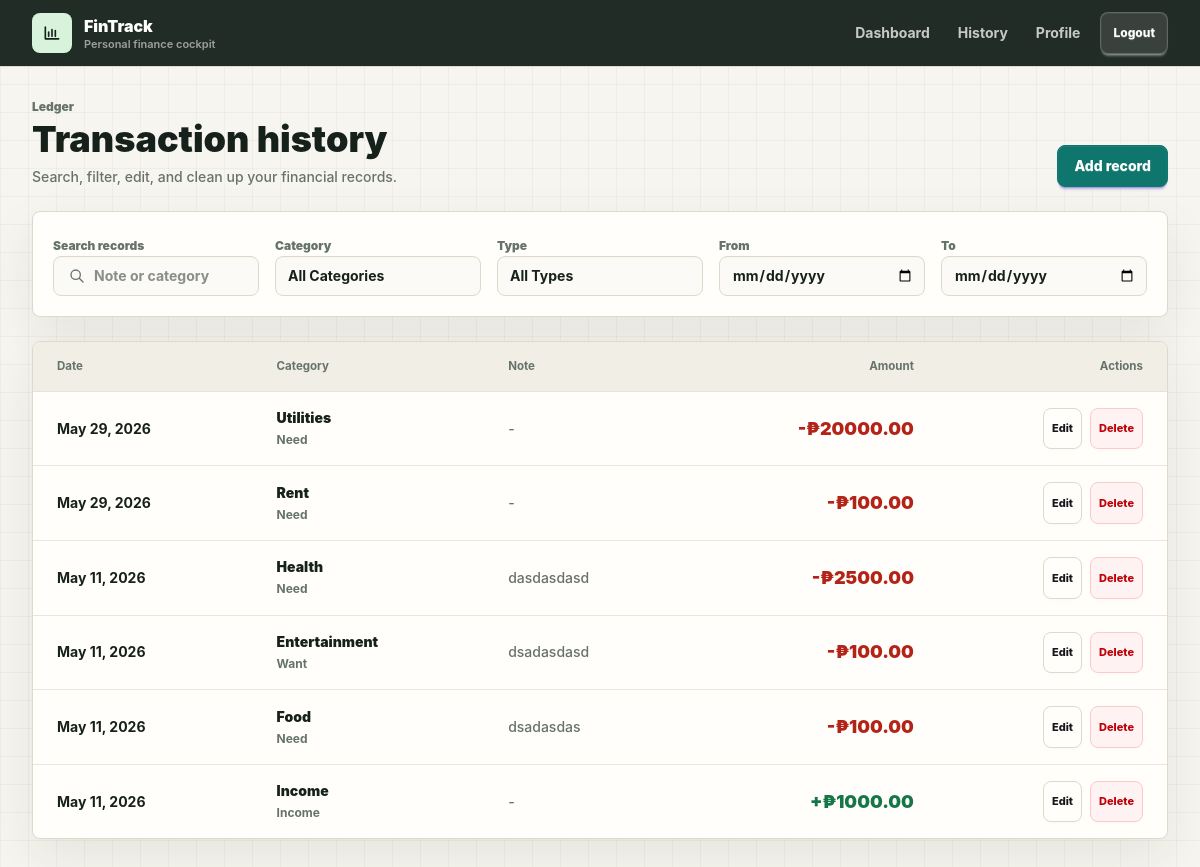
Page /history/ (signed in) on the committed database.
### apps/tracker/models.py (models this page shows, shortened)
class BudgetRecord(models.Model):
    class Type(models.TextChoices):
        INCOME = "INCOME", "Income"
        EXPENSE = "EXPENSE", "Expense"
    user = models.ForeignKey(User, on_delete=models.CASCADE, related_name="records")
    spending_type = models.CharField(max_length=20, choices=Type)
    category = models.ForeignKey(Category, on_delete=models.CASCADE, related_name="records")
    amount = models.DecimalField(max_digits=12, decimal_places=2)
    note = models.TextField(null=True, blank=True)
    date = models.DateField() # Custom date as per F-03
    created_at = models.DateTimeField(auto_now_add=True)
    class Meta:
        ordering = ["-date", "-created_at"]

class Category(models.Model):
    class Classification(models.TextChoices):
        NEED = "NEED", "Need"
        WANT = "WANT", "Want"
        SAVING = "SAVING", "Saving"
        INCOME = "INCOME", "Income"
    name = models.CharField(max_length=100)
    classification = models.CharField(max_length=20, choices=Classification)

### apps/tracker/views.py (the view)
# urls.py: path('history/', views.record_list, name='record_list'),
@login_required
def record_list(request):
    records = BudgetRecord.objects.filter(user=request.user).select_related('category')
    search_query = request.GET.get('search')
    start_date, end_date = request.GET.get('start_date'), request.GET.get('end_date')
    category_id, spending_type = request.GET.get('category'), request.GET.get('type')
    if search_query: records = records.filter(Q(note__icontains=search_query) | Q(category__name__icontains=search_query))
    if start_date: records = records.filter(date__gte=start_date)
    if end_date: records = records.filter(date__lte=end_date)
    if category_id: records = records.filter(category_id=category_id)
    if spending_type: records = records.filter(spending_type=spending_type)
    context = {
        'records': records.order_by('-date', '-created_at'),
        'categories': Category.objects.all(),
        'types': BudgetRecord.Type.choices
    }
    if request.headers.get('HX-Request'): return render(request, 'tracker/partials/record_list_table.html', context)
    return render(request, 'tracker/record_list.html', context)

### apps/tracker/templates/tracker/record_list.html (shortened to what this page needs)
{% extends "base.html" %}
{% block content %}
<div class="mx-auto max-w-7xl space-y-6 pb-12">
    <header class="flex flex-col justify-between gap-4 md:flex-row md:items-end">
        <div>
            <p class="text-xs font-black text-[#66736b]">Ledger</p>
            <h1 class="mt-1 text-4xl font-black text-[#17211b]">Transaction history</h1>
            <p class="mt-2 text-sm font-medium text-[#66736b]">Search, filter, edit, and clean up your financial records.</p>
        </div>
        <button class="btn btn-primary w-full md:w-auto" onclick="add_record_modal.showModal()">Add record</button>
    </header>
    <section class="surface p-5">
        <form hx-get="{% url 'record_list' %}"
              hx-target="#records-table-container"
              hx-trigger="keyup from:#search-input delay:500ms, change from:.filter-input"
              class="grid grid-cols-1 gap-4 md:grid-cols-5">
            <label class="form-control w-full">
                <span class="label-text mb-2 text-xs font-black text-[#66736b]">Search records</span>
                <div class="relative">
                    <input type="text" id="search-input" name="search" placeholder="Note or category" class="input input-bordered w-full pl-10 text-sm font-bold">
                    <svg xmlns="http://www.w3.org/2000/svg" class="absolute left-4 top-1/2 h-4 w-4 -translate-y-1/2 text-[#66736b]" fill="none" viewBox="0 0 24 24" stroke="currentColor">
                        <path stroke-linecap="round" stroke-linejoin="round" stroke-width="2" d="M21 21l-6-6m2-5a7 7 0 11-14 0 7 7 0 0114 0z" />
                    </svg>
                </div>
            </label>
            <label class="form-control w-full">
                <span class="label-text mb-2 text-xs font-black text-[#66736b]">Category</span>
                <select name="category" class="filter-input select select-bordered w-full text-sm font-bold">
                    <option value="">All Categories</option>
                </select>
            </label>
            <label class="form-control w-full">
                <span class="label-text mb-2 text-xs font-black text-[#66736b]">Type</span>
                <select name="type" class="filter-input select select-bordered w-full text-sm font-bold">
                    <option value="">All Types</option>
                </select>
            </label>
            <label class="form-control w-full">
                <span class="label-text mb-2 text-xs font-black text-[#66736b]">From</span>
                <input type="date" name="start_date" class="filter-input input input-bordered w-full text-sm font-bold">
            </label>
            <label class="form-control w-full">
                <span class="label-text mb-2 text-xs font-black text-[#66736b]">To</span>
                <input type="date" name="end_date" class="filter-input input input-bordered w-full text-sm font-bold">
            </label>
        </form>
    </section>
    <section id="records-table-container" class="surface overflow-hidden">
        {% include "tracker/partials/record_list_table.html" %}
    </section>
</div>
{% endblock %}

### apps/tracker/templates/tracker/partials/record_list_table.html
<div class="overflow-x-auto">
    <table class="table w-full">
        <thead>
            <tr>
                <th class="px-6 py-4 text-left">Date</th>
                <th class="px-6 py-4 text-left">Category</th>
                <th class="px-6 py-4 text-left">Note</th>
                <th class="px-6 py-4 text-right">Amount</th>
                <th class="px-6 py-4 text-right">Actions</th>
            </tr>
        </thead>
        <tbody>
            {% for record in records %}
                <tr class="hover:bg-[#f7f5ef]">
                    <td class="px-6 py-4 text-sm font-bold text-[#17211b]">{{ record.date|date:"M d, Y" }}</td>
                    <td class="px-6 py-4">
                        <span class="block text-sm font-black text-[#17211b]">{{ record.category.name }}</span>
                        <span class="text-xs font-bold text-[#66736b]">{{ record.category.get_classification_display }}</span>
                    </td>
                    <td class="px-6 py-4 text-sm font-medium text-[#66736b]">{{ record.note|default:"-" }}</td>
                    <td class="px-6 py-4 text-right text-lg font-black {% if record.spending_type == 'INCOME' %}text-green-700{% else %}text-red-600{% endif %}">
                        {% if record.spending_type == 'INCOME' %}+{% else %}-{% endif %}&#8369;{{ record.amount }}
                    </td>
                    <td class="px-6 py-4">
                        <div class="flex justify-end gap-2">
                            <button hx-get="{% url 'edit_record' record.id %}"
                                    hx-target="#edit-record-form-container"
                                    onclick="edit_record_modal.showModal()"
                                    class="btn btn-xs border-[#ded9cb] bg-transparent">Edit</button>
                            <button hx-post="{% url 'delete_record' record.id %}"
                                    hx-confirm="Are you sure you want to delete this record?"
                                    hx-target="closest tr"
                                    hx-swap="outerHTML"
                                    class="btn btn-xs border-red-200 bg-red-50 text-red-700">Delete</button>
                        </div>
                    </td>
                </tr>
            {% empty %}
                <tr>
                    <td colspan="5" class="px-6 py-16 text-center text-sm font-black text-[#66736b]">No matching records found.</td>
                </tr>
            {% endfor %}
        </tbody>
    </table>
</div>

### templates/base.html (style rules this page uses)
:root { --ink: #17211b; --muted: #66736b; --paper: #f7f5ef; --panel: #fffefa; --line: #ded9cb; --accent: #0f766e; --accent-dark: #115e59; --danger: #b42318; --gain: #167647; --warn: #b54708; }
* { letter-spacing: 0; }
body { min-height: 100vh; color: var(--ink); background: linear-gradient(rgba(23, 33, 27, 0.035) 1px, transparent 1px), linear-gradient(90deg, rgba(23, 33, 27, 0.035) 1px, transparent 1px), var(--paper); background-size: 28px 28px; font-family: Inter, ui-sans-serif, system-ui, -apple-system, BlinkMacSystemFont, "Segoe UI", sans-serif; }
.surface, .bg-white[class*="rounded"], .modal-box { background: var(--panel) !important; border: 1px solid var(--line) !important; border-radius: 8px !important; box-shadow: 0 18px 50px rgba(23, 33, 27, 0.08) !important; }
.btn { min-height: 2.6rem; border-radius: 8px; font-weight: 800; text-transform: none; }
.btn-primary { background: var(--accent) !important; border-color: var(--accent) !important; color: white !important; }
.input, .select, .textarea, form input:not([type="checkbox"]):not([type="radio"]), form select, form textarea { border-radius: 8px !important; border-color: var(--line) !important; background: #fbfaf6 !important; color: var(--ink) !important; width: 100%; }
.table :where(th) { color: var(--muted) !important; background: #f1eee5; font-size: 0.72rem !important; }
.table :where(td) { border-color: #ebe6da !important; }
.text-red-500, .text-red-600 { color: var(--danger) !important; }
.text-green-600, .text-green-700, .text-emerald-500, .text-emerald-600 { color: var(--gain) !important; }

### rows in the picture
BudgetRecord: date "May 29, 2026", category.name "Utilities", category.classification "Need", note "-", amount "20000.00"
BudgetRecord: date "May 29, 2026", category.name "Rent", category.classification "Need", note "-", amount "100.00"
BudgetRecord: date "May 11, 2026", category.name "Health", category.classification "Need", note "dasdasdasd", amount "2500.00"
BudgetRecord: date "May 11, 2026", category.name "Entertainment", category.classification "Want", note "dsadasdasd", amount "100.00"
BudgetRecord: date "May 11, 2026", category.name "Food", category.classification "Need", note "dsadasdas", amount "100.00"
BudgetRecord: date "May 11, 2026", category.name "Income", category.classification "Income", note "-", amount "1000.00"
